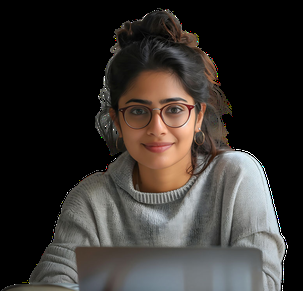
#> input picture image_02.png, 303 x 291 px, shrunk from 775 x 745 before the run
$ jupyter execute --allow-errors EX-12.ipynb   (shell and % lines are left out)
#> lines starting #> are read from the running program, lines starting #| are printed output that depends on the picture; after the words box and inside, x2 and y2 are one past the last pixel; in counts of white or black regions, pixels touching at a corner belong together
## Experiment 12 -Face Detection with Haar Cascades
## Name:Dharanya N
## Reg no:212223230044

## 1) Load and Display Images

- Step 1: Import necessary packages: numpy, cv2, matplotlib.pyplot
- Step 2: Load grayscale images using cv2.imread() with flag 0
- Step 3: Display images using plt.imshow() with cmap='gray'

[cell 1]
import numpy as np
import cv2
import matplotlib.pyplot as plt

## Images

[cell 2]
with_out_glass =cv2.imread("image_01.png",0)
with_glass = cv2.imread("image_02.png",0)
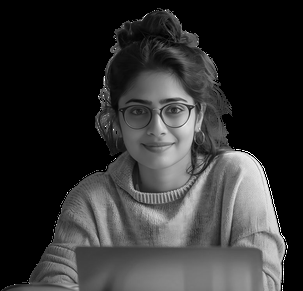
#> with_glass: shape (291, 303); min 0, max 255, mean 50.7
group_photo = cv2.imread("image_03.png",0)
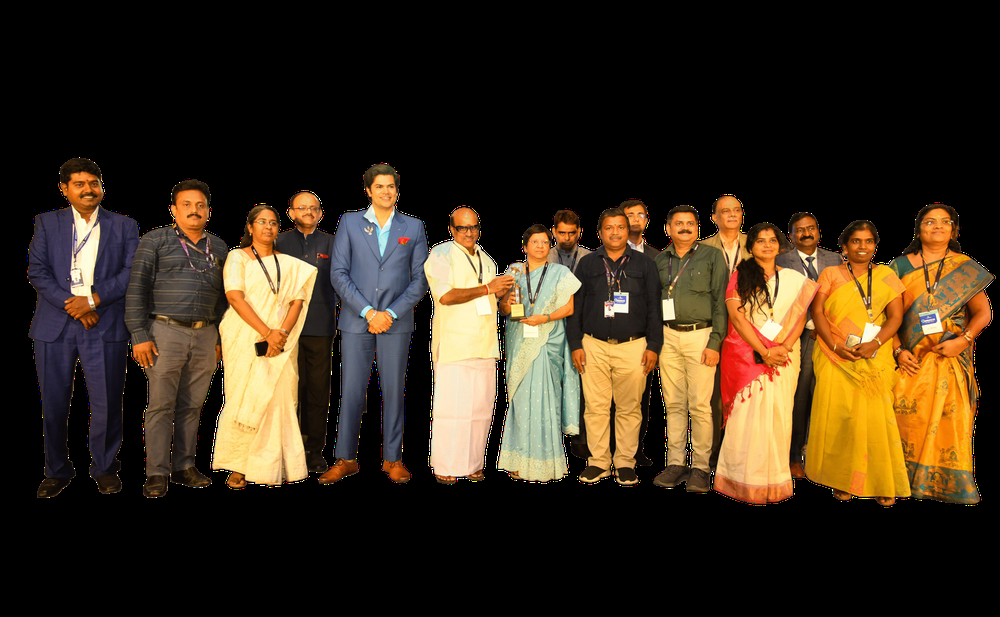
#> input picture image_03.png, 1000 x 617 px, shrunk from 2560 x 1579 before the run
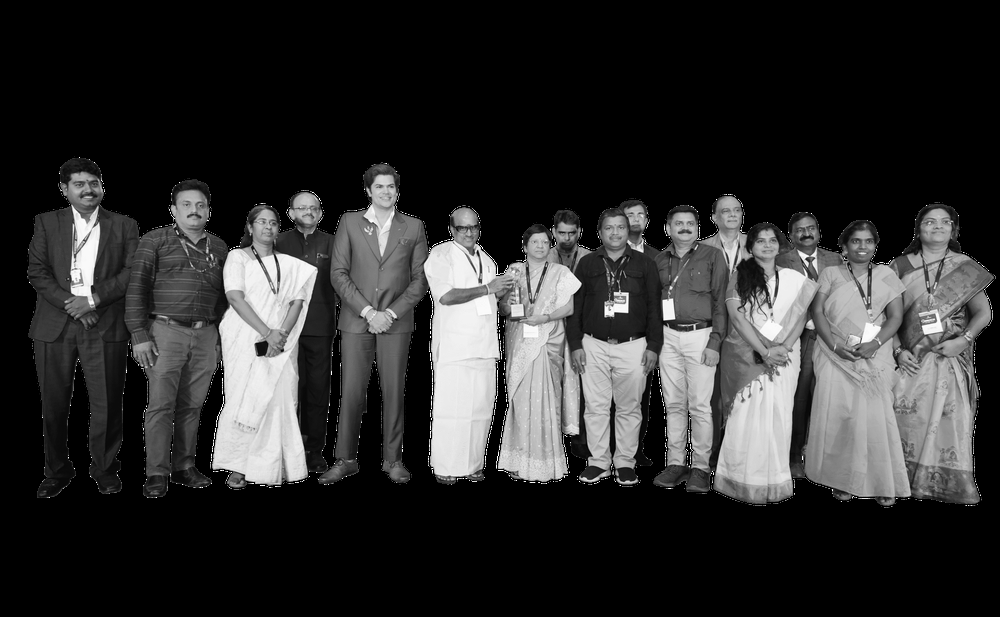
#> group_photo: shape (617, 1000); min 0, max 255, mean 47.4

[cell 3]
plt.imshow(with_glass,cmap='gray')

#> (a cell that did not finish here is left out)

[cell 5]
plt.imshow(group_photo,cmap='gray')

## II) Load Haar Cascade Classifiers

- Step 1: Load face and eye cascade XML files

## Face Detection

[cell 6]
face_cascade = cv2.CascadeClassifier("haarcascade_frontalface_default.xml")

## III) Perform Face Detection in Images

- Step 1: Define a function detect_face() that copies the input image
- Step 2: Use face_cascade.detectMultiScale() to detect faces
- Step 3: Draw white rectangles around detected faces with thickness 10
- Step 4: Return the processed image with rectangles

[cell 7]
def detect_face(img):
    face_img = img.copy()
    face_rects = face_cascade.detectMultiScale(face_img)
#> face_rects = [[107, 73, 101, 101]]

    for (x,y,w,h) in face_rects:
        cv2.rectangle(face_img, (x,y), (x+w,y+h), (255,255,255), 2)
#> this loop made 1 pass
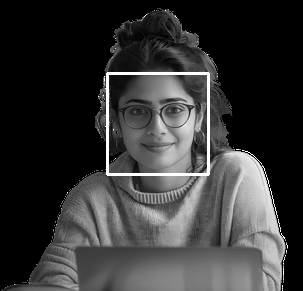
#> face_img: shape (291, 303); 1.37% of pixels changed, all inside (x1, y1, x2, y2) = (106, 72, 210, 176)

    return face_img

[cell 8]
result = detect_face(with_glass)

[cell 9]
plt.imshow(result,cmap='gray')

#> (a cell that did not finish here is left out)

[cell 11]
# Gets errors!
result = detect_face(group_photo)
#> in detect_face (call 3), `face_rects = face_cascade.detectMultiScale(face_img)`: face_rects = 21 rows, first 6: [370, 175, 30, 30], [293, 196, 32, 32], [715, 198, 32, 32], [919, 208, 37, 37], [252, 211, 29, 29], [600, 217, 29, 29]
#> the loop in detect_face (call 3), `for (x,y,w,h) in face_rects:` made 21 passes
#> (x, y, w, h) on passes 1 to 12: (370, 175, 30, 30), (293, 196, 32, 32), (715, 198, 32, 32), (919, 208, 37, 37), (252, 211, 29, 29), (600, 217, 29, 29), (553, 223, 28, 28), (753, 230, 29, 29), (847, 230, 31, 31), (527, 232, 26, 26), (171, 187, 45, 45), (622, 204, 28, 28)
#> after the loop in detect_face (call 3), `for (x,y,w,h) in face_rects:`:
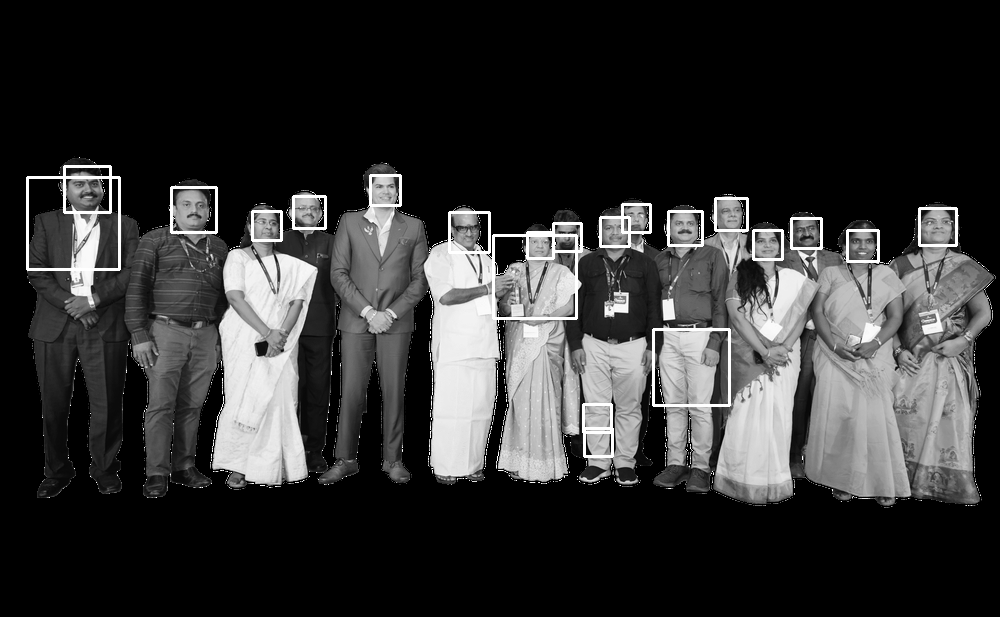
#> face_img: shape (617, 1000); 1.58% of pixels changed, all inside (x1, y1, x2, y2) = (26, 165, 958, 458)
plt.imshow(result,cmap='gray')

[cell 12]
def adj_detect_face(img):

    face_img = img.copy()

    face_rects = face_cascade.detectMultiScale(face_img,scaleFactor=1.2, minNeighbors=5)
#> face_rects = 14 rows, first 6: [369, 175, 32, 32], [293, 196, 32, 32], [717, 199, 29, 29], [918, 207, 38, 38], [252, 211, 30, 30], [599, 216, 30, 30]

    for (x,y,w,h) in face_rects:
        cv2.rectangle(face_img, (x,y), (x+w,y+h), (255,255,255), 2)
#> this loop made 14 passes
#> (x, y, w, h) on passes 1 to 12: (369, 175, 32, 32), (293, 196, 32, 32), (717, 199, 29, 29), (918, 207, 38, 38), (252, 211, 30, 30), (599, 216, 30, 30), (553, 222, 28, 28), (753, 230, 30, 30), (848, 230, 30, 30), (527, 233, 25, 25), (170, 187, 47, 47), (668, 210, 34, 34)
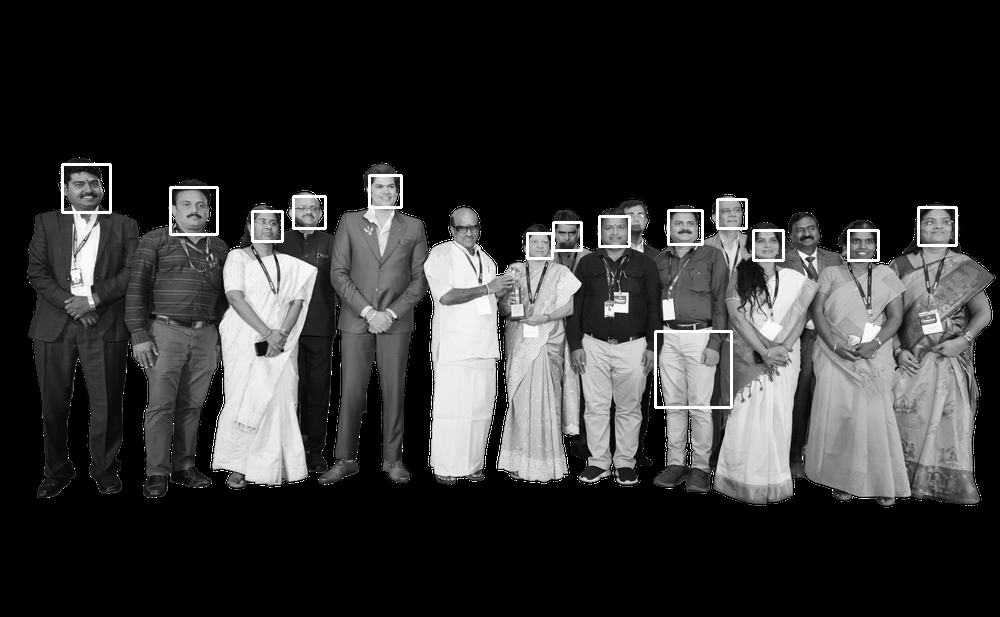
#> face_img: shape (617, 1000); 0.97% of pixels changed, all inside (x1, y1, x2, y2) = (61, 163, 958, 409)

    return face_img

[cell 13]
# Doesn't detect the side face.
result = adj_detect_face(group_photo)
plt.imshow(result,cmap='gray')

## IV) Perform Eye Detection in Images & Display Detection Results on Images

- Step 1: Define a function detect_eyes() that copies the input image
- Step 2: Use eye_cascade.detectMultiScale() to detect eyes
- Step 3: Draw white rectangles around detected eyes with thickness 10
- Step 4: Return the processed image with rectangles
- Step 5: Call detect_face() or detect_eyes() on loaded images
- Step 6: Use plt.imshow() with cmap='gray' to display images with detected regions highlighted

[cell 14]
eye_cascade = cv2.CascadeClassifier("haarcascade_eye.xml")

[cell 15]
def detect_eyes(img):

    face_img = img.copy()

    eyes = eye_cascade.detectMultiScale(face_img)
#> eyes = [[160, 99, 22, 22], [123, 99, 24, 24]]


    for (x,y,w,h) in eyes:
        cv2.rectangle(face_img, (x,y), (x+w,y+h), (255,255,255), 2)
#> this loop made 2 passes
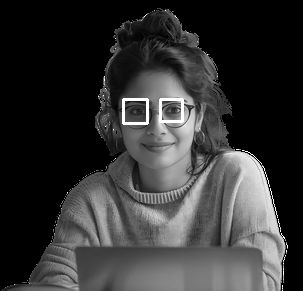
#> face_img: shape (291, 303); 0.62% of pixels changed, all inside (x1, y1, x2, y2) = (122, 98, 184, 125)

    return face_img

[cell 16]
result = detect_eyes(with_glass)
plt.imshow(result,cmap='gray')

[cell 17]
eyes = eye_cascade.detectMultiScale(with_out_glass)
#> eyes = ()

[cell 18]
# White around the pupils is not distinct enough to detect eyes here!
result = detect_eyes(group_photo)
